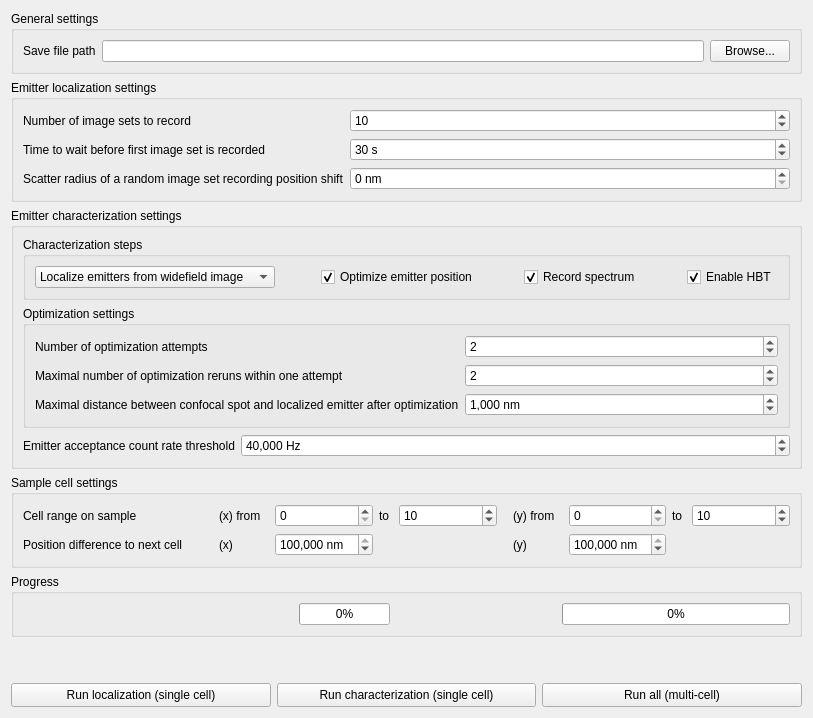
         <widget class="QWidget" name="TabAutomatization">
          <attribute name="title">
           <string>Auto Measure</string>
          </attribute>
          <layout class="QHBoxLayout" name="horizontalLayout_4">
           <item>
            <layout class="QVBoxLayout" name="verticalLayout_7">
             <item>
              <widget class="QGroupBox" name="GBAutoMeasureGeneralSettings">
               <property name="title">
                <string>General settings</string>
               </property>
               <layout class="QVBoxLayout" name="verticalLayout_9">
                <item>
                 <layout class="QHBoxLayout" name="horizontalLayout_5">
                  <item>
                   <widget class="QLabel" name="LAutoMeasureSavePath">
                    <property name="text">
                     <string>Save file path</string>
                    </property>
                   </widget>
                  </item>
                  <item>
                   <widget class="QLineEdit" name="LEAutoMeasureSavePath">
                    <property name="readOnly">
                     <bool>true</bool>
                    </property>
                   </widget>
                  </item>
                  <item>
                   <widget class="QPushButton" name="BAutoMeasureSavePathBrowse">
                    <property name="minimumSize">
                     <size>
                      <width>80</width>
                      <height>0</height>
                     </size>
                    </property>
                    <property name="toolTip">
                     <string>Browse...</string>
                    </property>
                    <property name="text">
                     <string>Browse...</string>
                    </property>
                    <property name="icon">
                     <iconset resource="../../DynExpManager.qrc">
                      <normaloff>:/DynExpManager/icons/Document-open.svg</normaloff>:/DynExpManager/icons/Document-open.svg</iconset>
                    </property>
                   </widget>
                  </item>
                 </layout>
                </item>
               </layout>
              </widget>
             </item>
             <item>
              <widget class="QGroupBox" name="GBAutoMeasureLocalizationSettings">
               <property name="title">
                <string>Emitter localization settings</string>
               </property>
               <layout class="QFormLayout" name="formLayout_7">
                <item row="0" column="0">
                 <widget class="QLabel" name="LAutoMeasureNumberImageSets">
                  <property name="text">
                   <string>Number of image sets to record</string>
                  </property>
                 </widget>
                </item>
                <item row="0" column="1">
                 <widget class="QSpinBox" name="SBAutoMeasureNumberImageSets">
                  <property name="minimum">
                   <number>1</number>
                  </property>
                  <property name="maximum">
                   <number>1000</number>
                  </property>
                  <property name="value">
                   <number>10</number>
                  </property>
                 </widget>
                </item>
                <item row="1" column="0">
                 <widget class="QLabel" name="LAutoMeasureInitialImageSetWaitTime">
                  <property name="text">
                   <string>Time to wait before first image set is recorded</string>
                  </property>
                 </widget>
                </item>
                <item row="1" column="1">
                 <widget class="QSpinBox" name="SBAutoMeasureInitialImageSetWaitTime">
                  <property name="suffix">
                   <string> s</string>
                  </property>
                  <property name="maximum">
                   <number>3600</number>
                  </property>
                  <property name="value">
                   <number>30</number>
                  </property>
                 </widget>
                </item>
                <item row="2" column="0">
                 <widget class="QLabel" name="LAutoMeasureImagePositionScatterRadius">
                  <property name="text">
                   <string>Scatter radius of a random image set recording position shift</string>
                  </property>
                 </widget>
                </item>
                <item row="2" column="1">
                 <widget class="QSpinBox" name="SBAutoMeasureImagePositionScatterRadius">
                  <property name="showGroupSeparator" stdset="0">
                   <bool>true</bool>
                  </property>
                  <property name="suffix">
                   <string> nm</string>
                  </property>
                  <property name="maximum">
                   <number>100000000</number>
                  </property>
                  <property name="stepType">
                   <enum>QAbstractSpinBox::DefaultStepType</enum>
                  </property>
                 </widget>
                </item>
               </layout>
              </widget>
             </item>
             <item>
              <widget class="QGroupBox" name="GBAutoMeasureCharacterizationSettings">
               <property name="title">
                <string>Emitter characterization settings</string>
               </property>
               <layout class="QVBoxLayout" name="verticalLayout_8">
                <item>
                 <widget class="QGroupBox" name="GBAutoMeasureCharacterizationSteps">
                  <property name="title">
                   <string>Characterization steps</string>
                  </property>
                  <layout class="QHBoxLayout" name="horizontalLayout_6">
                   <property name="leftMargin">
                    <number>9</number>
                   </property>
                   <property name="topMargin">
                    <number>9</number>
                   </property>
                   <property name="rightMargin">
                    <number>9</number>
                   </property>
                   <property name="bottomMargin">
                    <number>9</number>
                   </property>
                   <item>
                    <widget class="QComboBox" name="CBAutoMeasureLocalize">
                     <property name="minimumSize">
                      <size>
                       <width>240</width>
                       <height>0</height>
                      </size>
                     </property>
                     <item>
                      <property name="text">
                       <string>Localize emitters from widefield image</string>
                      </property>
                     </item>
                     <item>
                      <property name="text">
                       <string>Recall emitter positions via cell ID</string>
                      </property>
                     </item>
                    </widget>
                   </item>
                   <item>
                    <spacer name="horizontalSpacer_8">
                     <property name="orientation">
                      <enum>Qt::Horizontal</enum>
                     </property>
                     <property name="sizeHint" stdset="0">
                      <size>
                       <width>40</width>
                       <height>20</height>
                      </size>
                     </property>
                    </spacer>
                   </item>
                   <item>
                    <widget class="QCheckBox" name="CBAutoMeasureOptimize">
                     <property name="text">
                      <string>Optimize emitter position</string>
                     </property>
                     <property name="checked">
                      <bool>true</bool>
                     </property>
                    </widget>
                   </item>
                   <item>
                    <spacer name="horizontalSpacer_3">
                     <property name="orientation">
                      <enum>Qt::Horizontal</enum>
                     </property>
                     <property name="sizeHint" stdset="0">
                      <size>
                       <width>40</width>
                       <height>20</height>
                      </size>
                     </property>
                    </spacer>
                   </item>
                   <item>
                    <widget class="QCheckBox" name="CBAutoMeasureEnableSpectrum">
                     <property name="text">
                      <string>Record spectrum</string>
                     </property>
                     <property name="checked">
                      <bool>true</bool>
                     </property>
                    </widget>
                   </item>
                   <item>
                    <spacer name="horizontalSpacer_4">
                     <property name="orientation">
                      <enum>Qt::Horizontal</enum>
                     </property>
                     <property name="sizeHint" stdset="0">
                      <size>
                       <width>40</width>
                       <height>20</height>
                      </size>
                     </property>
                    </spacer>
                   </item>
                   <item>
                    <widget class="QCheckBox" name="CBAutoMeasureEnableHBT">
                     <property name="text">
                      <string>Enable HBT</string>
                     </property>
                     <property name="checked">
                      <bool>true</bool>
                     </property>
                    </widget>
                   </item>
                  </layout>
                 </widget>
                </item>
                <item>
                 <widget class="QGroupBox" name="GBAutoMeasureOptimizationSettings">
                  <property name="title">
                   <string>Optimization settings</string>
                  </property>
                  <layout class="QFormLayout" name="formLayout_8">
                   <item row="0" column="0">
                    <widget class="QLabel" name="LAutoMeasureOptimizationAttempts">
                     <property name="text">
                      <string>Number of optimization attempts</string>
                     </property>
                    </widget>
                   </item>
                   <item row="0" column="1">
                    <widget class="QSpinBox" name="SBAutoMeasureOptimizationAttempts">
                     <property name="minimum">
                      <number>1</number>
                     </property>
                     <property name="maximum">
                      <number>100</number>
                     </property>
                     <property name="value">
                      <number>2</number>
                     </property>
                    </widget>
                   </item>
                   <item row="1" column="0">
                    <widget class="QLabel" name="LAutoMeasureOptimizationReruns">
                     <property name="text">
                      <string>Maximal number of optimization reruns within one attempt</string>
                     </property>
                    </widget>
                   </item>
                   <item row="1" column="1">
                    <widget class="QSpinBox" name="SBAutoMeasureOptimizationReruns">
                     <property name="maximum">
                      <number>100</number>
                     </property>
                     <property name="value">
                      <number>2</number>
                     </property>
                    </widget>
                   </item>
                   <item row="2" column="0">
                    <widget class="QLabel" name="LAutoMeasureOptimizationMaxDistance">
                     <property name="text">
                      <string>Maximal distance between confocal spot and localized emitter after optimization</string>
                     </property>
                    </widget>
                   </item>
                   <item row="2" column="1">
                    <widget class="QSpinBox" name="SBAutoMeasureOptimizationMaxDistance">
                     <property name="showGroupSeparator" stdset="0">
                      <bool>true</bool>
                     </property>
                     <property name="suffix">
                      <string> nm</string>
                     </property>
                     <property name="minimum">
                      <number>1</number>
                     </property>
                     <property name="maximum">
                      <number>10000000</number>
                     </property>
                     <property name="stepType">
                      <enum>QAbstractSpinBox::AdaptiveDecimalStepType</enum>
                     </property>
                     <property name="value">
                      <number>1000</number>
                     </property>
                    </widget>
                   </item>
                  </layout>
                 </widget>
                </item>
                <item>
                 <layout class="QFormLayout" name="formLayout_6">
                  <item row="0" column="0">
                   <widget class="QLabel" name="LAutoMeasureCountRateThreshold">
                    <property name="text">
                     <string>Emitter acceptance count rate threshold</string>
                    </property>
                   </widget>
                  </item>
                  <item row="0" column="1">
                   <widget class="QSpinBox" name="SBAutoMeasureCountRateThreshold">
                    <property name="showGroupSeparator" stdset="0">
                     <bool>true</bool>
                    </property>
                    <property name="suffix">
                     <string> Hz</string>
                    </property>
                    <property name="maximum">
                     <number>1000000000</number>
                    </property>
                    <property name="stepType">
                     <enum>QAbstractSpinBox::AdaptiveDecimalStepType</enum>
                    </property>
                    <property name="value">
                     <number>40000</number>
                    </property>
                   </widget>
                  </item>
                 </layout>
                </item>
               </layout>
              </widget>
             </item>
             <item>
              <widget class="QGroupBox" name="GBAutoMeasureCellSettings">
               <property name="title">
                <string>Sample cell settings</string>
               </property>
               <layout class="QGridLayout" name="gridLayout">
                <item row="0" column="6">
                 <widget class="QLabel" name="LAutoMeasureCellRangeFromY">
                  <property name="maximumSize">
                   <size>
                    <width>50</width>
                    <height>16777215</height>
                   </size>
                  </property>
                  <property name="text">
                   <string>(y) from</string>
                  </property>
                 </widget>
                </item>
                <item row="1" column="2">
                 <widget class="QSpinBox" name="SBAutoMeasureCellSkipX">
                  <property name="showGroupSeparator" stdset="0">
                   <bool>true</bool>
                  </property>
                  <property name="suffix">
                   <string> nm</string>
                  </property>
                  <property name="minimum">
                   <number>-100000000</number>
                  </property>
                  <property name="maximum">
                   <number>100000000</number>
                  </property>
                  <property name="stepType">
                   <enum>QAbstractSpinBox::AdaptiveDecimalStepType</enum>
                  </property>
                  <property name="value">
                   <number>100000</number>
                  </property>
                 </widget>
                </item>
                <item row="0" column="9">
                 <widget class="QSpinBox" name="SBAutoMeasureCellRangeToY">
                  <property name="showGroupSeparator" stdset="0">
                   <bool>true</bool>
                  </property>
                  <property name="maximum">
                   <number>10000</number>
                  </property>
                  <property name="value">
                   <number>10</number>
                  </property>
                 </widget>
                </item>
                <item row="0" column="1">
                 <widget class="QLabel" name="LAutoMeasureCellRangeFromX">
                  <property name="maximumSize">
                   <size>
                    <width>50</width>
                    <height>16777215</height>
                   </size>
                  </property>
                  <property name="text">
                   <string>(x) from</string>
                  </property>
                 </widget>
                </item>
                <item row="1" column="6">
                 <widget class="QLabel" name="LAutoMeasureCellSkipY">
                  <property name="maximumSize">
                   <size>
                    <width>50</width>
                    <height>16777215</height>
                   </size>
                  </property>
                  <property name="text">
                   <string>(y)</string>
                  </property>
                 </widget>
                </item>
                <item row="0" column="3">
                 <widget class="QLabel" name="LAutoMeasureCellRangeToX">
                  <property name="maximumSize">
                   <size>
                    <width>14</width>
                    <height>16777215</height>
                   </size>
                  </property>
                  <property name="text">
                   <string>to</string>
                  </property>
                 </widget>
                </item>
                <item row="0" column="4">
                 <widget class="QSpinBox" name="SBAutoMeasureCellRangeToX">
                  <property name="showGroupSeparator" stdset="0">
                   <bool>true</bool>
                  </property>
                  <property name="maximum">
                   <number>10000</number>
                  </property>
                  <property name="value">
                   <number>10</number>
                  </property>
                 </widget>
                </item>
                <item row="0" column="2">
                 <widget class="QSpinBox" name="SBAutoMeasureCellRangeFromX">
                  <property name="showGroupSeparator" stdset="0">
                   <bool>true</bool>
                  </property>
                  <property name="maximum">
                   <number>10000</number>
                  </property>
                  <property name="value">
                   <number>0</number>
                  </property>
                 </widget>
                </item>
                <item row="0" column="8">
                 <widget class="QLabel" name="LAutoMeasureCellRangeToY">
                  <property name="maximumSize">
                   <size>
                    <width>14</width>
                    <height>16777215</height>
                   </size>
                  </property>
                  <property name="text">
                   <string>to</string>
                  </property>
                 </widget>
                </item>
                <item row="0" column="7">
                 <widget class="QSpinBox" name="SBAutoMeasureCellRangeFromY">
                  <property name="showGroupSeparator" stdset="0">
                   <bool>true</bool>
                  </property>
                  <property name="maximum">
                   <number>10000</number>
                  </property>
                  <property name="value">
                   <number>0</number>
                  </property>
                 </widget>
                </item>
                <item row="0" column="0">
                 <widget class="QLabel" name="LAutoMeasureCellRange">
                  <property name="minimumSize">
                   <size>
                    <width>190</width>
                    <height>0</height>
                   </size>
                  </property>
                  <property name="text">
                   <string>Cell range on sample</string>
                  </property>
                 </widget>
                </item>
                <item row="1" column="1">
                 <widget class="QLabel" name="LAutoMeasureCellSkipX">
                  <property name="maximumSize">
                   <size>
                    <width>50</width>
                    <height>16777215</height>
                   </size>
                  </property>
                  <property name="text">
                   <string>(x)</string>
                  </property>
                 </widget>
                </item>
                <item row="1" column="0">
                 <widget class="QLabel" name="LAutoMeasureCellSkip">
                  <property name="minimumSize">
                   <size>
                    <width>190</width>
                    <height>0</height>
                   </size>
                  </property>
                  <property name="text">
                   <string>Position difference to next cell</string>
                  </property>
                 </widget>
                </item>
                <item row="1" column="7">
                 <widget class="QSpinBox" name="SBAutoMeasureCellSkipY">
                  <property name="showGroupSeparator" stdset="0">
                   <bool>true</bool>
                  </property>
                  <property name="suffix">
                   <string> nm</string>
                  </property>
                  <property name="minimum">
                   <number>-100000000</number>
                  </property>
                  <property name="maximum">
                   <number>100000000</number>
                  </property>
                  <property name="stepType">
                   <enum>QAbstractSpinBox::AdaptiveDecimalStepType</enum>
                  </property>
                  <property name="value">
                   <number>100000</number>
                  </property>
                 </widget>
                </item>
                <item row="0" column="5">
                 <spacer name="horizontalSpacer_5">
                  <property name="orientation">
                   <enum>Qt::Horizontal</enum>
                  </property>
                  <property name="sizeType">
                   <enum>QSizePolicy::Fixed</enum>
                  </property>
                  <property name="sizeHint" stdset="0">
                   <size>
                    <width>10</width>
                    <height>20</height>
                   </size>
                  </property>
                 </spacer>
                </item>
               </layout>
              </widget>
             </item>
             <item>
              <widget class="QGroupBox" name="GBAutoMeasureProgress">
               <property name="title">
                <string>Progress</string>
               </property>
               <layout class="QHBoxLayout" name="horizontalLayout_3">
                <item>
                 <widget class="QGroupBox" name="GBAutoMeasureCellProgress">
                  <property name="sizePolicy">
                   <sizepolicy hsizetype="Expanding" vsizetype="Preferred">
                    <horstretch>0</horstretch>
                    <verstretch>0</verstretch>
                   </sizepolicy>
                  </property>
                  <property name="styleSheet">
                   <string notr="true">QGroupBox{border:0;}</string>
                  </property>
                  <property name="title">
                   <string/>
                  </property>
                  <layout class="QHBoxLayout" name="horizontalLayout_13">
                   <property name="leftMargin">
                    <number>0</number>
                   </property>
                   <property name="topMargin">
                    <number>0</number>
                   </property>
                   <property name="rightMargin">
                    <number>0</number>
                   </property>
                   <property name="bottomMargin">
                    <number>0</number>
                   </property>
                   <item>
                    <widget class="QLabel" name="LAutoMeasureCellProgress">
                     <property name="minimumSize">
                      <size>
                       <width>250</width>
                       <height>0</height>
                      </size>
                     </property>
                    </widget>
                   </item>
                   <item>
                    <spacer name="horizontalSpacer_2">
                     <property name="orientation">
                      <enum>Qt::Horizontal</enum>
                     </property>
                     <property name="sizeType">
                      <enum>QSizePolicy::Fixed</enum>
                     </property>
                     <property name="sizeHint" stdset="0">
                      <size>
                       <width>20</width>
                       <height>0</height>
                      </size>
                     </property>
                    </spacer>
                   </item>
                   <item>
                    <widget class="QProgressBar" name="PBAutoMeasureCellProgress">
                     <property name="value">
                      <number>0</number>
                     </property>
                    </widget>
                   </item>
                  </layout>
                 </widget>
                </item>
                <item>
                 <spacer name="horizontalSpacer_6">
                  <property name="orientation">
                   <enum>Qt::Horizontal</enum>
                  </property>
                  <property name="sizeType">
                   <enum>QSizePolicy::Fixed</enum>
                  </property>
                  <property name="sizeHint" stdset="0">
                   <size>
                    <width>40</width>
                    <height>0</height>
                   </size>
                  </property>
                 </spacer>
                </item>
                <item>
                 <widget class="QGroupBox" name="GBAutoMeasureSampleProgress">
                  <property name="styleSheet">
                   <string notr="true">QGroupBox{border:0;}</string>
                  </property>
                  <property name="title">
                   <string/>
                  </property>
                  <layout class="QHBoxLayout" name="horizontalLayout_12">
                   <property name="spacing">
                    <number>6</number>
                   </property>
                   <property name="leftMargin">
                    <number>0</number>
                   </property>
                   <property name="topMargin">
                    <number>0</number>
                   </property>
                   <property name="rightMargin">
                    <number>0</number>
                   </property>
                   <property name="bottomMargin">
                    <number>0</number>
                   </property>
                   <item>
                    <widget class="QLabel" name="LAutoMeasureSampleProgress">
                     <property name="minimumSize">
                      <size>
                       <width>100</width>
                       <height>0</height>
                      </size>
                     </property>
                    </widget>
                   </item>
                   <item>
                    <spacer name="horizontalSpacer_7">
                     <property name="orientation">
                      <enum>Qt::Horizontal</enum>
                     </property>
                     <property name="sizeType">
                      <enum>QSizePolicy::Fixed</enum>
                     </property>
                     <property name="sizeHint" stdset="0">
                      <size>
                       <width>20</width>
                       <height>0</height>
                      </size>
                     </property>
                    </spacer>
                   </item>
                   <item>
                    <widget class="QProgressBar" name="PBAutoMeasureSampleProgress">
                     <property name="value">
                      <number>0</number>
                     </property>
                    </widget>
                   </item>
                  </layout>
                 </widget>
                </item>
               </layout>
              </widget>
             </item>
             <item>
              <spacer name="verticalSpacer_3">
               <property name="orientation">
                <enum>Qt::Vertical</enum>
               </property>
               <property name="sizeHint" stdset="0">
                <size>
                 <width>20</width>
                 <height>40</height>
                </size>
               </property>
              </spacer>
             </item>
             <item>
              <layout class="QHBoxLayout" name="horizontalLayout_8">
               <item>
                <widget class="QPushButton" name="BAutoMeasureRunLocalization">
                 <property name="minimumSize">
                  <size>
                   <width>0</width>
                   <height>24</height>
                  </size>
                 </property>
                 <property name="text">
                  <string>Run localization (single cell)</string>
                 </property>
                 <property name="icon">
                  <iconset resource="../../DynExpManager.qrc">
                   <normaloff>:/DynExpManager/icons/Media-playback-start.svg</normaloff>:/DynExpManager/icons/Media-playback-start.svg</iconset>
                 </property>
                </widget>
               </item>
               <item>
                <widget class="QPushButton" name="BAutoMeasureRunCharacterization">
                 <property name="minimumSize">
                  <size>
                   <width>0</width>
                   <height>24</height>
                  </size>
                 </property>
                 <property name="text">
                  <string>Run characterization (single cell)</string>
                 </property>
                 <property name="icon">
                  <iconset resource="../../DynExpManager.qrc">
                   <normaloff>:/DynExpManager/icons/Media-playback-start.svg</normaloff>:/DynExpManager/icons/Media-playback-start.svg</iconset>
                 </property>
                </widget>
               </item>
               <item>
                <widget class="QPushButton" name="BAutoMeasureRunSampleCharacterization">
                 <property name="minimumSize">
                  <size>
                   <width>0</width>
                   <height>24</height>
                  </size>
                 </property>
                 <property name="text">
                  <string>Run all (multi-cell)</string>
                 </property>
                 <property name="icon">
                  <iconset resource="../../QModules.qrc">
                   <normaloff>:/QModules/icons/Media-seek-forward.svg</normaloff>:/QModules/icons/Media-seek-forward.svg</iconset>
                 </property>
                </widget>
               </item>
              </layout>
             </item>
            </layout>
           </item>
          </layout>
         </widget>
